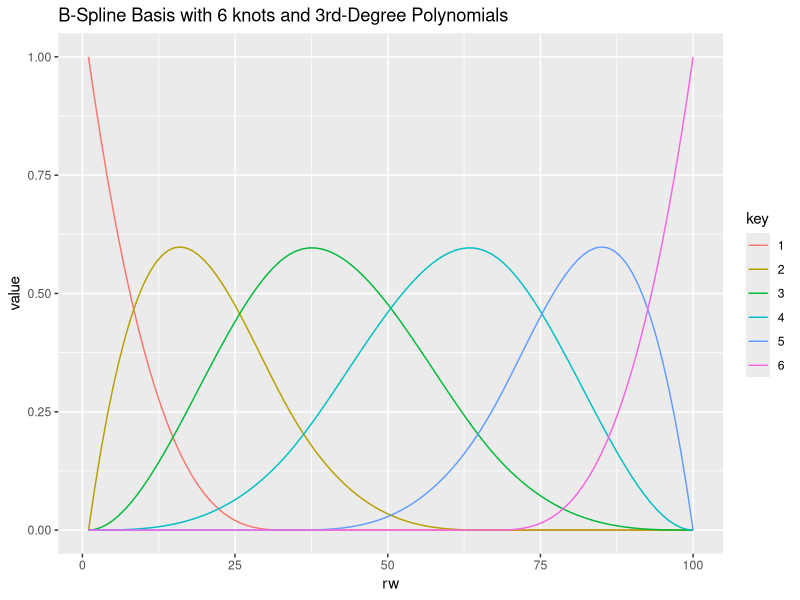

This chart was generated by the following R code:
library(splines)
library(tidyverse)

n.knots <- 6
x <- seq(0,1,length.out=100)
knots <- seq(0,1,length.out=n.knots-2)

B <- bs(x, knots=knots, degree=3)[,1:n.knots]

B%>%
  as.data.frame()%>%
  mutate(rw=row_number())%>%
  gather(key='key',value='value',`1`:`6`)%>%
  ggplot(aes(x=rw,y=value,col=key))+geom_line(aes(group=key))+
  labs(title='B-Spline Basis with 6 knots and 3rd-Degree Polynomials')
